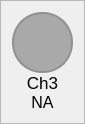
                     <widget class="QFrame" name="frame_ch3">
                      <property name="maximumSize">
                       <size>
                        <width>80</width>
                        <height>150</height>
                       </size>
                      </property>
                      <property name="styleSheet">
                       <string notr="true"/>
                      </property>
                      <property name="frameShape">
                       <enum>QFrame::StyledPanel</enum>
                      </property>
                      <property name="frameShadow">
                       <enum>QFrame::Raised</enum>
                      </property>
                      <layout class="QVBoxLayout" name="verticalLayout_9">
                       <property name="spacing">
                        <number>0</number>
                       </property>
                       <item>
                        <widget class="QFrame" name="frame_ch3_color">
                         <property name="sizePolicy">
                          <sizepolicy hsizetype="Fixed" vsizetype="Fixed">
                           <horstretch>0</horstretch>
                           <verstretch>0</verstretch>
                          </sizepolicy>
                         </property>
                         <property name="minimumSize">
                          <size>
                           <width>61</width>
                           <height>61</height>
                          </size>
                         </property>
                         <property name="maximumSize">
                          <size>
                           <width>1000</width>
                           <height>61</height>
                          </size>
                         </property>
                         <property name="sizeIncrement">
                          <size>
                           <width>1</width>
                           <height>1</height>
                          </size>
                         </property>
                         <property name="styleSheet">
                          <string notr="true">border: 2px solid rgb(145, 145, 145);
border-radius: 30px;
background-color: rgb(169, 169, 169)</string>
                         </property>
                         <property name="frameShape">
                          <enum>QFrame::StyledPanel</enum>
                         </property>
                         <property name="frameShadow">
                          <enum>QFrame::Raised</enum>
                         </property>
                        </widget>
                       </item>
                       <item>
                        <widget class="QLabel" name="label_ch3">
                         <property name="minimumSize">
                          <size>
                           <width>61</width>
                           <height>0</height>
                          </size>
                         </property>
                         <property name="maximumSize">
                          <size>
                           <width>16777215</width>
                           <height>30</height>
                          </size>
                         </property>
                         <property name="font">
                          <font>
                           <pointsize>13</pointsize>
                           <italic>false</italic>
                           <bold>false</bold>
                          </font>
                         </property>
                         <property name="text">
                          <string>Ch3</string>
                         </property>
                         <property name="alignment">
                          <set>Qt::AlignCenter</set>
                         </property>
                        </widget>
                       </item>
                       <item>
                        <widget class="QLabel" name="label_ch3_value">
                         <property name="minimumSize">
                          <size>
                           <width>61</width>
                           <height>0</height>
                          </size>
                         </property>
                         <property name="maximumSize">
                          <size>
                           <width>16777215</width>
                           <height>30</height>
                          </size>
                         </property>
                         <property name="font">
                          <font>
                           <pointsize>12</pointsize>
                           <italic>false</italic>
                           <bold>false</bold>
                          </font>
                         </property>
                         <property name="styleSheet">
                          <string notr="true">font:12pt</string>
                         </property>
                         <property name="text">
                          <string>NA</string>
                         </property>
                         <property name="alignment">
                          <set>Qt::AlignCenter</set>
                         </property>
                        </widget>
                       </item>
                      </layout>
                     </widget>
